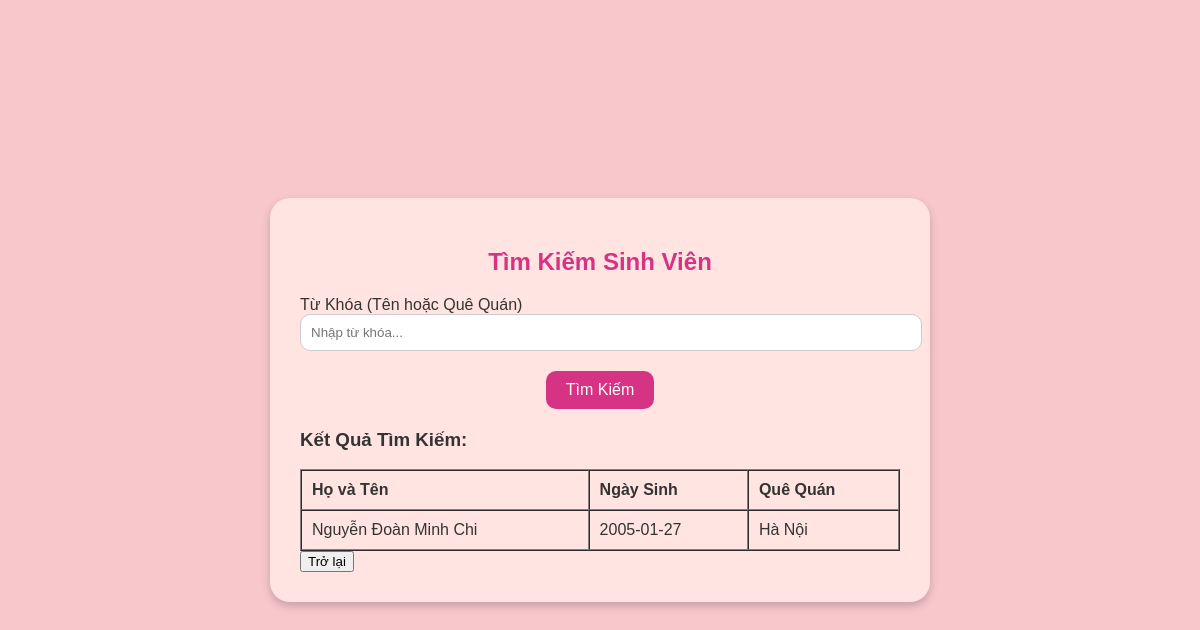
The page /search.php?keyword=Nguyễn Đoàn Minh Chi on the database its author committed.
### tables this page shows
CREATE TABLE `table_students` (
  `id` int(11) NOT NULL,
  `fullname` varchar(255) NOT NULL,
  `dob` date NOT NULL,
  `gender` int(11) NOT NULL,
  `hometown` varchar(255) NOT NULL,
  `level` int(11) NOT NULL,
  `group` int(11) NOT NULL
);

### search.php (the view, shortened to what this page needs)
<?php
include "connect.php";
?>
<!DOCTYPE html>
<html lang="vi">
<head>
</head>
<body>
    <div class="container">
        <h2>Tìm Kiếm Sinh Viên</h2>
        <form action="" method="get">
            <div class="form-group">
                <label for="keyword">Từ Khóa (Tên hoặc Quê Quán)</label>
                <input type="text" id="keyword" name="keyword" placeholder="Nhập từ khóa..." required>
            </div>
            <div class="buttons">
                <button type="submit">Tìm Kiếm</button>
            </div>
        </form>
        <div class="results">
            <?php
            if (isset($_GET['keyword']) && !empty($_GET['keyword'])) {
                $noidung = mysqli_real_escape_string($conn, $_GET['keyword']);
                $sql = "SELECT * FROM table_students
                        WHERE fullname LIKE '%$noidung%'
                        OR hometown LIKE '%$noidung%'";
                $result = mysqli_query($conn, $sql);
                if (mysqli_num_rows($result) > 0) {
                    echo "<h3>Kết Quả Tìm Kiếm:</h3>";
                    echo "<table border='1' cellpadding='10' cellspacing='0' style='width: 100%; text-align: left;'>";
                    echo "<tr>
                            <th>Họ và Tên</th>
<th>Ngày Sinh</th>
                            <th>Quê Quán</th>
                          </tr>";
                    while ($row = mysqli_fetch_assoc($result)) {
                        echo "<tr>
                                <td>" . $row['fullname'] . "</td>
                                <td>" . $row['dob'] . "</td>
                                <td>" . $row['hometown'] . "</td>
                              </tr>";
                    }
                    echo "</table>";
                } else {
                    echo "<p>Không tìm thấy kết quả nào.</p>";
                }
            }
            ?>
            <a href="student.php">
                <button type="button" class="exit">Trở lại</button>
            </a>
        </div>
    </div>
</body>
</html>

### search.php (style rules this page uses)
body { font-family: Arial, sans-serif; background-color: #f8c7cc; display: flex; justify-content: center; align-items: center; height: 100vh; margin: 0; }
.container { background-color: #ffe4e1; border-radius: 20px; box-shadow: 0 4px 10px rgba(0, 0, 0, 0.2); width: 600px; padding: 30px; text-align: center; color: #333; }
.container h2 { color: #d63384; margin-bottom: 20px; }
.form-group { margin-bottom: 15px; text-align: left; }
.form-group input { width: 100%; padding: 10px; border: 1px solid #ccc; border-radius: 10px; }
.buttons { margin-top: 20px; }
.buttons button { padding: 10px 20px; border: none; border-radius: 10px; cursor: pointer; background-color: #d63384; color: white; font-size: 16px; }
.results { margin-top: 20px; text-align: left; color: #333; }

### rows shown on the page
table_students: fullname "Nguyễn Đoàn Minh Chi", dob "2005-01-27", hometown "Hà Nội"
